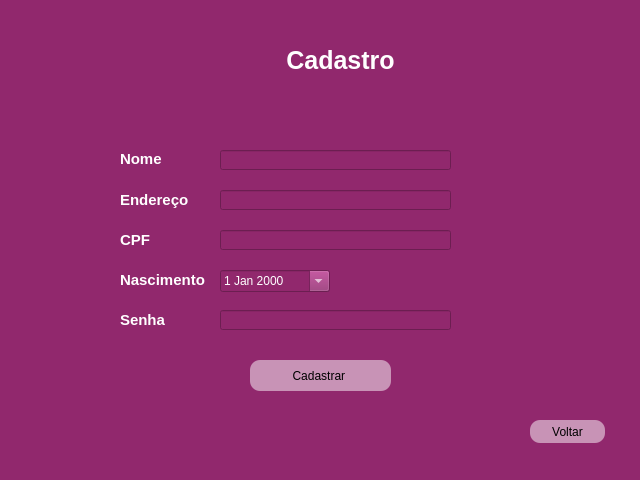
<?xml version="1.0" encoding="UTF-8"?>
<ui version="4.0">
 <class>TeladeCadastro</class>
 <widget class="QMainWindow" name="TeladeCadastro">
  <property name="geometry">
   <rect>
    <x>0</x>
    <y>0</y>
    <width>640</width>
    <height>480</height>
   </rect>
  </property>
  <property name="windowTitle">
   <string>MainWindow</string>
  </property>
  <property name="statusTip">
   <string/>
  </property>
  <property name="styleSheet">
   <string notr="true">background-color:rgba(145, 40, 109,0.9)</string>
  </property>
  <property name="toolButtonStyle">
   <enum>Qt::ToolButtonIconOnly</enum>
  </property>
  <widget class="QWidget" name="centralwidget">
   <widget class="QLabel" name="label_4">
    <property name="geometry">
     <rect>
      <x>120</x>
      <y>190</y>
      <width>81</width>
      <height>20</height>
     </rect>
    </property>
    <property name="font">
     <font>
      <pointsize>11</pointsize>
      <weight>75</weight>
      <bold>true</bold>
     </font>
    </property>
    <property name="text">
     <string>&lt;html&gt;&lt;head/&gt;&lt;body&gt;&lt;p&gt;&lt;span style=&quot; color:#ffffff;&quot;&gt;Endereço&lt;/span&gt;&lt;/p&gt;&lt;/body&gt;&lt;/html&gt;</string>
    </property>
   </widget>
   <widget class="QLabel" name="label">
    <property name="geometry">
     <rect>
      <x>260</x>
      <y>30</y>
      <width>161</width>
      <height>61</height>
     </rect>
    </property>
    <property name="font">
     <font>
      <pointsize>19</pointsize>
      <weight>75</weight>
      <bold>true</bold>
     </font>
    </property>
    <property name="text">
     <string>&lt;html&gt;&lt;head/&gt;&lt;body&gt;&lt;p align=&quot;center&quot;&gt;&lt;span style=&quot; color:#ffffff;&quot;&gt; Cadastro&lt;/span&gt;&lt;/p&gt;&lt;/body&gt;&lt;/html&gt;</string>
    </property>
   </widget>
   <widget class="QLabel" name="label_5">
    <property name="geometry">
     <rect>
      <x>120</x>
      <y>270</y>
      <width>91</width>
      <height>20</height>
     </rect>
    </property>
    <property name="font">
     <font>
      <pointsize>11</pointsize>
      <weight>75</weight>
      <bold>true</bold>
     </font>
    </property>
    <property name="text">
     <string>&lt;html&gt;&lt;head/&gt;&lt;body&gt;&lt;p&gt;&lt;span style=&quot; color:#ffffff;&quot;&gt;Nascimento&lt;/span&gt;&lt;/p&gt;&lt;/body&gt;&lt;/html&gt;</string>
    </property>
   </widget>
   <widget class="QPushButton" name="pushButton_cadastrar">
    <property name="geometry">
     <rect>
      <x>250</x>
      <y>360</y>
      <width>141</width>
      <height>31</height>
     </rect>
    </property>
    <property name="cursor">
     <cursorShape>PointingHandCursor</cursorShape>
    </property>
    <property name="toolTip">
     <string/>
    </property>
    <property name="styleSheet">
     <string notr="true">QPushButton{
	color: rgb(0, 0, 0) ;
	background-color : rgba(255,255,255,0.5);
	border-radius: 10px
}


QPushButton:hover{
	color: rgb(255,255,255) ;
	background-color : rgb(0,0,0);
}</string>
    </property>
    <property name="text">
     <string>Cadastrar </string>
    </property>
    <property name="autoDefault">
     <bool>true</bool>
    </property>
    <property name="default">
     <bool>true</bool>
    </property>
    <property name="flat">
     <bool>false</bool>
    </property>
   </widget>
   <widget class="QLabel" name="label_3">
    <property name="geometry">
     <rect>
      <x>120</x>
      <y>230</y>
      <width>61</width>
      <height>21</height>
     </rect>
    </property>
    <property name="font">
     <font>
      <pointsize>11</pointsize>
      <weight>75</weight>
      <bold>true</bold>
     </font>
    </property>
    <property name="text">
     <string>&lt;html&gt;&lt;head/&gt;&lt;body&gt;&lt;p&gt;&lt;span style=&quot; color:#ffffff;&quot;&gt;CPF&lt;/span&gt;&lt;/p&gt;&lt;/body&gt;&lt;/html&gt;</string>
    </property>
   </widget>
   <widget class="QLabel" name="label_2">
    <property name="geometry">
     <rect>
      <x>120</x>
      <y>150</y>
      <width>61</width>
      <height>16</height>
     </rect>
    </property>
    <property name="font">
     <font>
      <pointsize>11</pointsize>
      <weight>75</weight>
      <bold>true</bold>
     </font>
    </property>
    <property name="text">
     <string>&lt;html&gt;&lt;head/&gt;&lt;body&gt;&lt;p&gt;&lt;span style=&quot; color:#ffffff;&quot;&gt;Nome&lt;/span&gt;&lt;/p&gt;&lt;/body&gt;&lt;/html&gt;</string>
    </property>
   </widget>
   <widget class="QLineEdit" name="lineEdit_nome">
    <property name="geometry">
     <rect>
      <x>220</x>
      <y>150</y>
      <width>231</width>
      <height>20</height>
     </rect>
    </property>
    <property name="cursor">
     <cursorShape>ArrowCursor</cursorShape>
    </property>
    <property name="tabletTracking">
     <bool>false</bool>
    </property>
    <property name="styleSheet">
     <string notr="true">color:rgb(255,255,255)</string>
    </property>
    <property name="text">
     <string/>
    </property>
   </widget>
   <widget class="QLineEdit" name="lineEdit_endereco">
    <property name="geometry">
     <rect>
      <x>220</x>
      <y>190</y>
      <width>231</width>
      <height>20</height>
     </rect>
    </property>
    <property name="styleSheet">
     <string notr="true">color:rgb(255,255,255)</string>
    </property>
    <property name="text">
     <string/>
    </property>
   </widget>
   <widget class="QLineEdit" name="lineEdit_CPF">
    <property name="geometry">
     <rect>
      <x>220</x>
      <y>230</y>
      <width>231</width>
      <height>20</height>
     </rect>
    </property>
    <property name="styleSheet">
     <string notr="true">color:rgb(255,255,255)</string>
    </property>
   </widget>
   <widget class="QPushButton" name="pushButton_voltar">
    <property name="geometry">
     <rect>
      <x>530</x>
      <y>420</y>
      <width>75</width>
      <height>23</height>
     </rect>
    </property>
    <property name="cursor">
     <cursorShape>PointingHandCursor</cursorShape>
    </property>
    <property name="autoFillBackground">
     <bool>false</bool>
    </property>
    <property name="styleSheet">
     <string notr="true">QPushButton{
	color: rgb(0, 0, 0) ;
	background-color : rgba(255,255,255,0.5);
	border-radius: 10px
}


QPushButton:hover{
	color: rgb(255,255,255) ;
	background-color : rgb(0,0,0);
}</string>
    </property>
    <property name="text">
     <string>Voltar</string>
    </property>
    <property name="autoDefault">
     <bool>true</bool>
    </property>
    <property name="default">
     <bool>true</bool>
    </property>
   </widget>
   <widget class="QLineEdit" name="lineEdit_senha">
    <property name="geometry">
     <rect>
      <x>220</x>
      <y>310</y>
      <width>231</width>
      <height>20</height>
     </rect>
    </property>
    <property name="statusTip">
     <string/>
    </property>
    <property name="styleSheet">
     <string notr="true">color:rgb(255,255,255)</string>
    </property>
   </widget>
   <widget class="QLabel" name="label_6">
    <property name="geometry">
     <rect>
      <x>120</x>
      <y>310</y>
      <width>91</width>
      <height>20</height>
     </rect>
    </property>
    <property name="font">
     <font>
      <pointsize>11</pointsize>
      <weight>75</weight>
      <bold>true</bold>
     </font>
    </property>
    <property name="text">
     <string>&lt;html&gt;&lt;head/&gt;&lt;body&gt;&lt;p&gt;&lt;span style=&quot; color:#ffffff;&quot;&gt;Senha&lt;/span&gt;&lt;/p&gt;&lt;/body&gt;&lt;/html&gt;</string>
    </property>
   </widget>
   <widget class="QLabel" name="Icon_Login">
    <property name="enabled">
     <bool>true</bool>
    </property>
    <property name="geometry">
     <rect>
      <x>220</x>
      <y>30</y>
      <width>51</width>
      <height>51</height>
     </rect>
    </property>
    <property name="layoutDirection">
     <enum>Qt::LeftToRight</enum>
    </property>
    <property name="styleSheet">
     <string notr="true">background-color:rgb(241, 241, 241)rgb(253, 253, 253)</string>
    </property>
    <property name="frameShadow">
     <enum>QFrame::Raised</enum>
    </property>
    <property name="text">
     <string/>
    </property>
    <property name="pixmap">
     <pixmap>../img/Formulario.png</pixmap>
    </property>
    <property name="scaledContents">
     <bool>true</bool>
    </property>
    <property name="wordWrap">
     <bool>false</bool>
    </property>
   </widget>
   <widget class="QDateEdit" name="dateEdit_nascimento">
    <property name="geometry">
     <rect>
      <x>220</x>
      <y>270</y>
      <width>110</width>
      <height>22</height>
     </rect>
    </property>
    <property name="styleSheet">
     <string notr="true">color:rgb(255,255,255)</string>
    </property>
    <property name="minimumDateTime">
     <datetime>
      <hour>0</hour>
      <minute>0</minute>
      <second>0</second>
      <year>1752</year>
      <month>9</month>
      <day>14</day>
     </datetime>
    </property>
    <property name="calendarPopup">
     <bool>true</bool>
    </property>
    <property name="date">
     <date>
      <year>2000</year>
      <month>1</month>
      <day>1</day>
     </date>
    </property>
   </widget>
  </widget>
  <widget class="QStatusBar" name="statusbar"/>
 </widget>
 <tabstops>
  <tabstop>lineEdit_nome</tabstop>
  <tabstop>lineEdit_endereco</tabstop>
  <tabstop>lineEdit_CPF</tabstop>
  <tabstop>dateEdit_nascimento</tabstop>
  <tabstop>lineEdit_senha</tabstop>
  <tabstop>pushButton_cadastrar</tabstop>
  <tabstop>pushButton_voltar</tabstop>
 </tabstops>
 <resources/>
 <connections/>
</ui>
